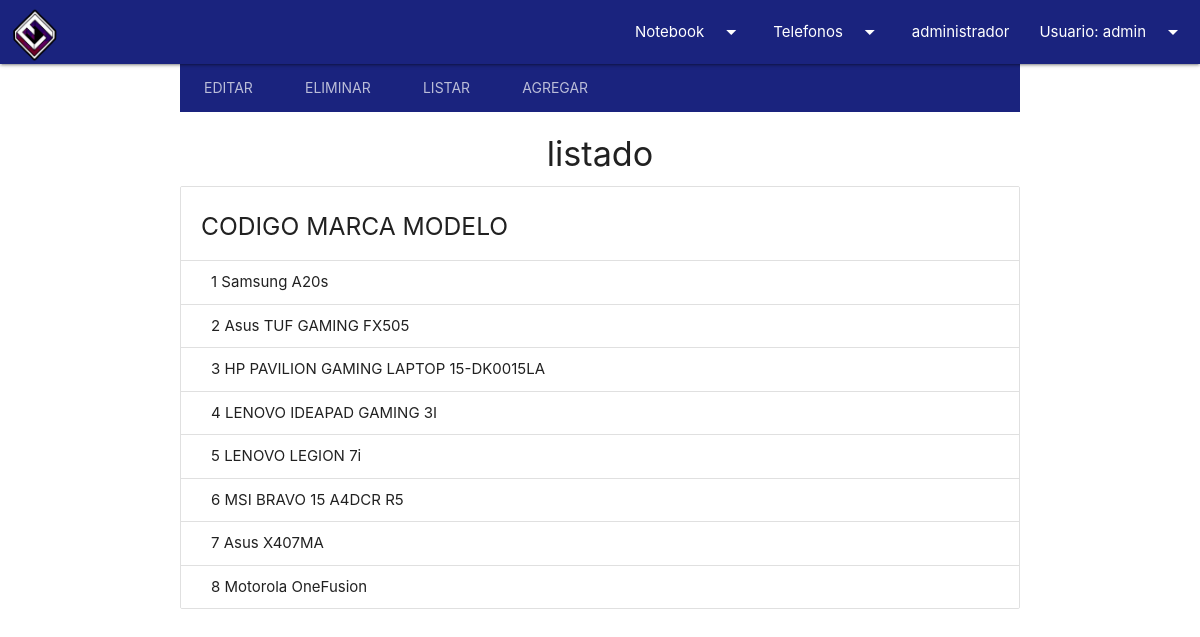
The page /web/listado_producto (signed in) on the database its author committed.
### web/models.py (models this page shows)
class producto(models.Model):
    id_producto_d    = models.AutoField(db_column='id_producto_d', primary_key=True)
    codigo           = models.IntegerField(unique=True, null=True)
    marca            = models.CharField(max_length=20, blank=True, null=True)
    modelo           = models.CharField(max_length=20, blank=True, null=True)
    descripcion      = models.CharField(max_length=200, blank=True, null=True)
    precio           = models.CharField(max_length=20, blank=True, null=True)
    Foto_producto_d  = models.ImageField(upload_to='fotos_d', blank=True, null=True)
    activo           = models.IntegerField(blank=True, null=True)
    tipo             = models.CharField(max_length=200, blank=True, null=True)
    destacado        = models.IntegerField(blank=True, null=True)

### web/views.py (the view)
# urls.py: path('listado_producto', views.listado_producto, name='listado_producto'),
@login_required
@permission_required('core.add_producto')
def listado_producto (request):
    print('ok,')
    lista = producto.objects.all()
    context = {'listado': lista}
    return render(request, 'web/listar_p.html', context)

### web/templates/web/listar_p.html (shortened to what this page needs)
{% extends "web/base.html"%}
{% block content%}
<div class="container">
       <div class="nav-content #1a237e indigo darken-4">
      <ul class="tabs tabs-transparent">
        <li class="tab"><a href="editar">editar</a></li>
        <li class="tab"><a href="eliminar_p">eliminar</a></li>
        <li class="tab"><a href="listado_producto">listar</a></li>
          <li class="tab"><a href="agregar_p">Agregar</a></li>
      </ul>
    </div>
</div>
<div class =" center">
  <h4> listado </h4>
</div>
<div class="container">
      <ul class="collection with-header">
          <li class="collection-header"><h5>CODIGO MARCA MODELO</h5></li>
            {% for producto in listado %}
        <li class="collection-item">{{ producto.codigo }} {{ producto.marca }} {{ producto.modelo }}</li>
            {% endfor%}
        </ul>
</div>
{% endblock %}

### web/templates/web/base.html (shortened to what this page needs)
<!DOCTYPE html>
<html lang="en">
<head>
    {% load static %}
      <link type="text/css" rel="stylesheet" href="{% static 'css/materialize.min.css' %}"  media="screen,projection"/>
</head>
<body>
    <div class="navbar-fixed ">
    <nav class="#1a237e indigo darken-4">
      <div class="nav-wrapper">
            <a href="Principal" class="brand-logo left" ><img src="{% static 'imagen/logo.png' %}"alt="Error" width="70"> </a>
        <ul class="right hide-on-med-and-down">
          <li><a class="dropdown-trigger" href="#!" data-target="dropdown2">Notebook<i class="material-icons right">arrow_drop_down</i></a></li>
          <li><a class="dropdown-trigger" href="#!" data-target="dropdown3">Telefonos<i class="material-icons right">arrow_drop_down</i></a></li>
          {% if user.username|slice:"5" == "admin"%}
          <li><a class="dropdown-trigger" href="#!" data-target="dropdown5">administrador</a></li>
          {% endif %}
        {% if user.is_authenticated%}
            <li><a class="dropdown-trigger" href="#!" data-target="dropdown6" ><i class="material-icons right">arrow_drop_down</i>  Usuario: {{user.username}}  </a></li>
        {% endif %}
        </ul>
      </div>
    </nav>
  </div>
    {% block content %}
    {% endblock%}
</body>
</html>

### rows shown on the page
producto: codigo "1", marca "Samsung", modelo "A20s"
producto: codigo "2", marca "Asus", modelo "TUF GAMING FX505"
producto: codigo "3", marca "HP", modelo "PAVILION GAMING LAPTOP 15-DK0015LA"
producto: codigo "4", marca "LENOVO", modelo "IDEAPAD GAMING 3I"
producto: codigo "5", marca "LENOVO", modelo "LEGION 7i"
producto: codigo "6", marca "MSI", modelo "BRAVO 15 A4DCR R5"
producto: codigo "7", marca "Asus", modelo "X407MA"
producto: codigo "8", marca "Motorola", modelo "OneFusion"

### other values the page prints
{{ user.username }} "admin"
